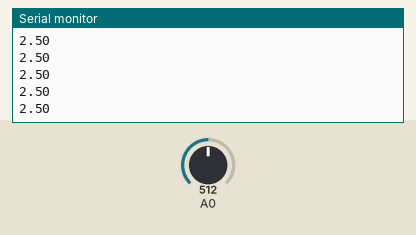
Recording of a sketch running on a simulated Arduino Uno, built with avr-gcc and run on an emulated ATmega328P. On the bench: the last lines printed to the serial monitor. The test bench sets the inputs (shaded band); at power-on: A0 = 512.

Above: at 1.2 s.
1.3 s: A0 set to 716
At 1.31 s:
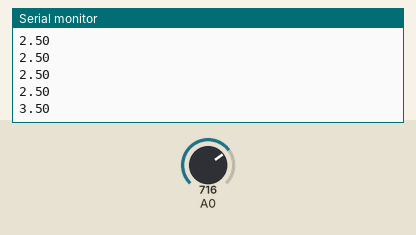
2.8 s: A0 set to 900
At 2.82 s:
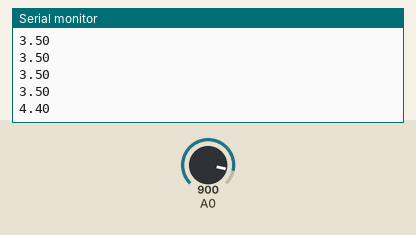
Timing chart, 0 to 5.8 s (numbered marks = the images above; inputs shaded):
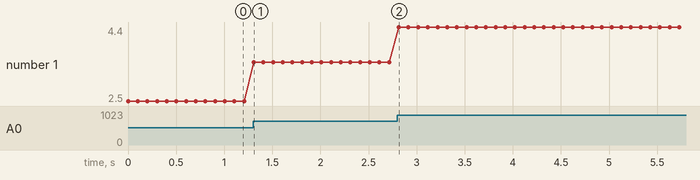

The sketch:

sketch_jan20a.ino
```cpp
// Arduino as a voltmeter (reading in Serial Monitor in Volts)

void setup() {
  Serial.begin(9600);
}

void loop() {
  int v=analogRead(A0); // raw 0-1023 analog-to-digital reading
  float V=5.0*v/1023.0; // scale to float volts
  Serial.println(V); // print voltage (in volts)
  delay(100); // Wait for 100 milliseconds
}
```

Measured:
- after the input at 1.3 s, the serial monitor: prints a new line at once (image 1)
- after the input at 2.8 s, the serial monitor: prints a new line at once (image 2)
- plotted number 1: 2.5 → 3.5 after the input at 1.3 s, 3.5 → 4.4 after the input at 2.8 s
